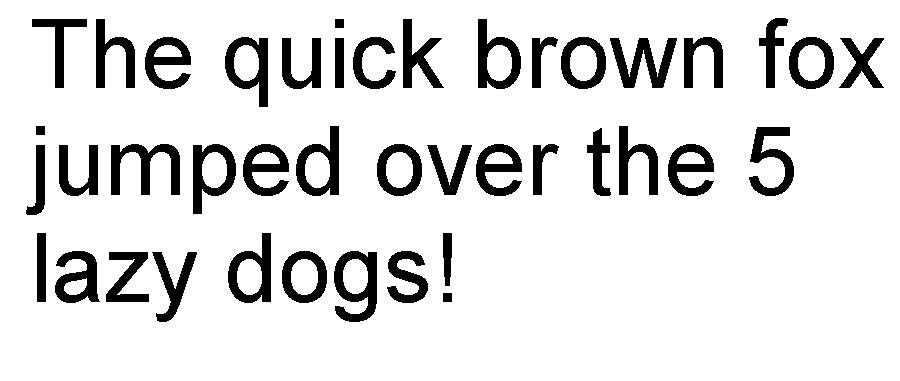
#> input picture img.jpg, 900 x 381 px
$ python ocr.py
#> lines starting #> are read from the running program, lines starting #| are printed output that depends on the picture; after the words box and inside, x2 and y2 are one past the last pixel; in counts of white or black regions, pixels touching at a corner belong together
import cv2
import pytesseract
pytesseract.pytesseract.tesseract_cmd = r"C:\Users\VARUN V KULKARNI\AppData\Local\Programs\Tesseract-OCR\tesseract.exe"


def ocr_core(img):
    text = pytesseract.image_to_string(img)
    return text

img = cv2.imread('img.jpg')
#> img is the input picture: shape (381, 900, 3); min 0, max 255, mean 223

def get_grayscale(image):
    return cv2.cvtColor(image, cv2.COLOR_BGR2GRAY)
#> in thresholding, `return cv2.threshold(image,0,255, cv2.THRESH_BINARY + cv2.THRESH_OTSU)..`: returned value: shape (381, 900); 87.5% white; 42 black regions, largest, box (x1, y1, x2, y2) and area: (111, 144, 180, 195) 1642, (334, 251, 377, 322) 1625, (610, 38, 677, 88) 1558


def remove_noise(image):
    return cv2.medianBlur(image,5)
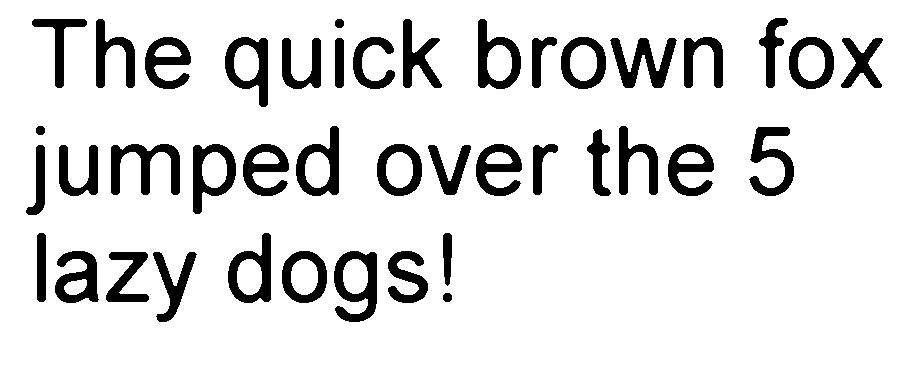
#> returned value: shape (381, 900); 87.6% white; 42 black regions, largest, box (x1, y1, x2, y2) and area: (111, 144, 180, 195) 1630, (334, 251, 377, 322) 1622, (610, 38, 677, 88) 1562


def thresholding(image):
    return cv2.threshold(image,0,255, cv2.THRESH_BINARY + cv2.THRESH_OTSU)[1]

img=get_grayscale(img)
img=thresholding(img)
img=remove_noise(img)

#> (the run stopped early here; a loop or call above may not have finished)
